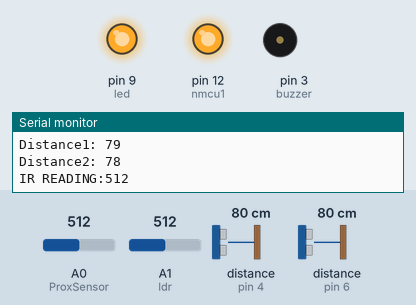
Simulated run of this sketch. Board: Arduino Uno, built with avr-gcc and run on an emulated ATmega328P. Shown: output pins drawn as LEDs (lit = HIGH), buzzer (waves = sounding), the last lines printed to the serial monitor. Wiring (inferred from the names in the program): 2 × ultrasonic range finder: trigger pin 2, echo pin 4 / trigger pin 5, echo pin 6. The inputs (shaded band) are chosen by the test bench; at power-on: distance to the obstacle (sensors on pin 4, pin 6) 80 cm, A1 (ldr) = 512, A0 (ProxSensor) = 512. The echo pulse lasts 58.3 µs per cm; pins used as bus, display or sensor lines are not drawn.

Above: at 2.8 s.
2.9 s: distance to the obstacle (sensor on pin 4) set to 54 cm
5.6 s: distance to the obstacle (sensor on pin 4) set to 46 cm
At 7.5 s:
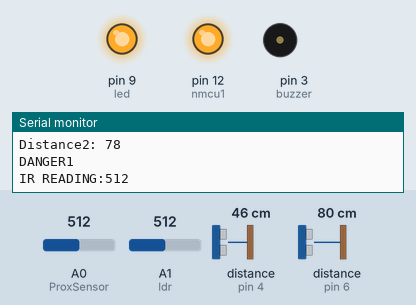
11.8 s: A1 (ldr) set to 108
15.0 s: A1 (ldr) set to 92
At 15.8 s:
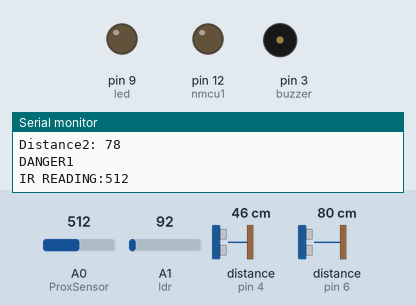
21.1 s: A0 (ProxSensor) set to 107
24.6 s: A0 (ProxSensor) set to 89
At 26.02 s:
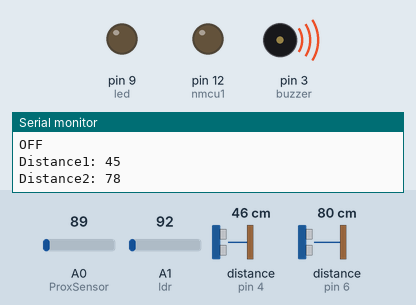
Timing chart, 0 to 29.1 s (numbered marks = the images above; inputs shaded):
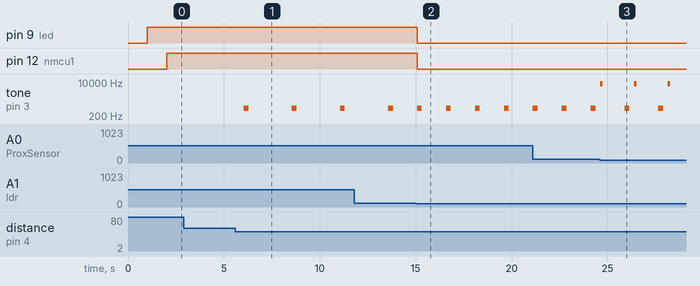

Measured:
- the behaviour switches between 52 and 51 cm on distance to the obstacle (sensor on pin 4) (found by bisection; images 0 and 1)
- the behaviour switches between 101 and 100 on A1 (ldr) (found by bisection; images 1 and 2)
- the behaviour switches between 100 and 99 on A0 (ProxSensor) (found by bisection; images 2 and 3)
- after the input at 5.6 s, tone on pin 3 (buzzer): alternates 500 Hz for 0.25 s and silent for 2.3 s, starting after 0.44 s
- after the input at 15.0 s, pin 9 (led), pin 12 (nmcu1): HIGH → LOW after 0.07 s; tone on pin 3 (buzzer): alternates 500 Hz for 0.25 s and silent for 1.3 s, starting after 0.08 s

The sketch:

Smart_shoe_Drishti_.ino
```cpp
// defines pins numbers

const int buzzer = 3; //buzzer to arduino pin 2
const int led = 9;//LED TO ARDUINO PIN 9

const int ProxSensor=A0;
const int ldr=A1;
const int nmcu1=12;
int inputVal = 0;

const int trigPin1 = 2;
const int echoPin1 = 4;

const int trigPin2 = 5;
const int echoPin2 = 6;

long duration1,duration2;
int distance1,distance2,data;
void setup() {

pinMode(buzzer, OUTPUT); // Set buzzer - pin 3 as an output
pinMode(led,OUTPUT);//Sets the led pin as output
pinMode(nmcu1,OUTPUT);//Send ldr output for node mcu

pinMode(trigPin1, OUTPUT); // Sets the trigPin as an Output1
pinMode(echoPin1, INPUT); // Sets the echoPin as an Input1

pinMode(trigPin2, OUTPUT); // Sets the trigPin as an Output2
pinMode(echoPin2, INPUT); // Sets the echoPin as an Input2


Serial.begin(9600); // Starts the serial communication
}
void loop() {

//ULTRASONIC PART
// Clears the trigPin1
digitalWrite(trigPin1, LOW);
delayMicroseconds(2);
// Sets the trigPin1 on HIGH state for 10 micro seconds
digitalWrite(trigPin1, HIGH);
delayMicroseconds(10);
digitalWrite(trigPin1, LOW);
// Reads the echoPin1, returns the sound wave travel time in microseconds
duration1 = pulseIn(echoPin1, HIGH);
// Calculating the distance1
distance1= duration1*0.034/2;
// Prints the distance1 on the Serial Monitor
Serial.print("Distance1: ");
Serial.println(distance1);


// Clears the trigPin2
digitalWrite(trigPin2, LOW);
delayMicroseconds(2);
// Sets the trigPin2 on HIGH state for 10 micro seconds
digitalWrite(trigPin2, HIGH);
delayMicroseconds(10);
digitalWrite(trigPin2, LOW);
// Reads the echoPin2, returns the sound wave travel time in microseconds
duration2 = pulseIn(echoPin2, HIGH);
// Calculating the distance2
distance2= duration2*0.034/2;
// Prints the distance2 on the Serial Monitor
Serial.print("Distance2: ");
Serial.println(distance2);


//FOR ALL THE THREE SENSORS
if (distance1<=50 && distance2<=50)
{
 tone(buzzer, 6000); // Send 4KHz sound signal...
  delay(1000);        // ...for 1 sec
  noTone(buzzer);     // Stop sound...
  delay(250);        // ...for 1 sec
  Serial.println("DANGER ALL");
}
else
{
  if(distance1<=50)
  {
    tone(buzzer, 500); // Send 1KHz sound signal...
    delay(250);        // ...for 1/4 sec
    noTone(buzzer);     // Stop sound...
    delay(250);        // ...for 1/4 sec
    Serial.println("DANGER1");
  }


  if(distance2<=50)
  {
   tone(buzzer, 2000); // Send 1.5KHz sound signal...
   delay(250);        // ...for 1/4 sec
   noTone(buzzer);     // Stop sound...
   delay(250);      // ...for 1/4 sec
   Serial.println("DANGER2");
  }
}
 //END OF ULTRASONIC


// POTHOLE DETECTION USING IR
 inputVal = analogRead(ProxSensor);

if(inputVal<100)
{
  tone(buzzer, 8000); // Send 4KHz sound signal...
  delay(125);        // ...for 1/8 sec
  noTone(buzzer);     // Stop sound...
  delay(125);        // ...for 1/8 sec
  Serial.println("POTHOLE");

  }
Serial.print("IR READING:");
Serial.println(inputVal);
delay(1000);              // wait for a second
//END OF POTHOLE DETECTION

//LDR DETECTION
 data= analogRead(ldr);
 Serial.println("LDR value");
 Serial.println(data);

if (data > 100){
Serial.println("LED light on");
digitalWrite(led,HIGH);
delay(1000);
digitalWrite(nmcu1, HIGH);
}
else
{
Serial.println("OFF");
digitalWrite(nmcu1, LOW);
digitalWrite(led,LOW);
}
//END OF LDR DETECTION
}
```
